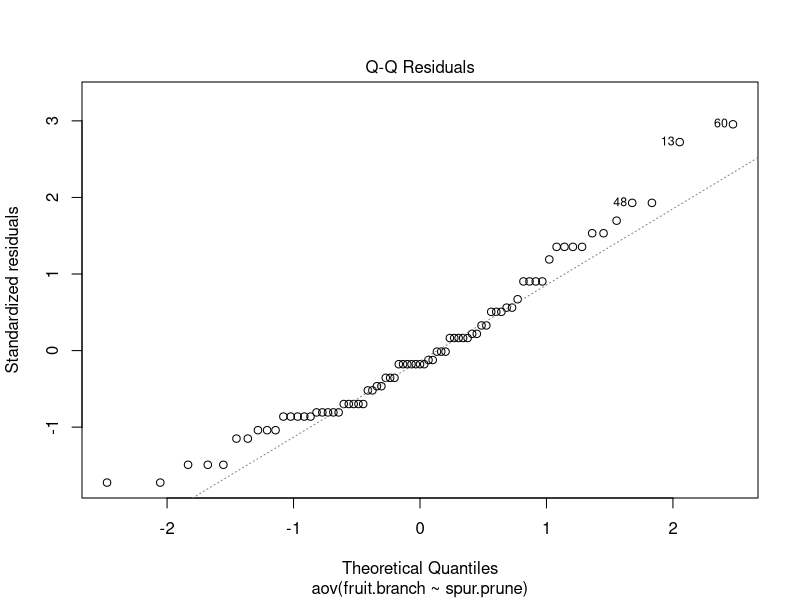
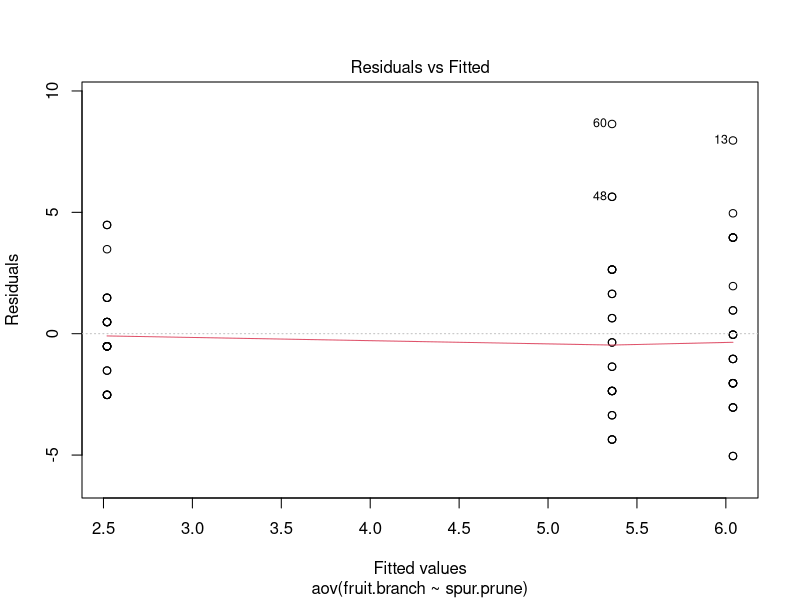
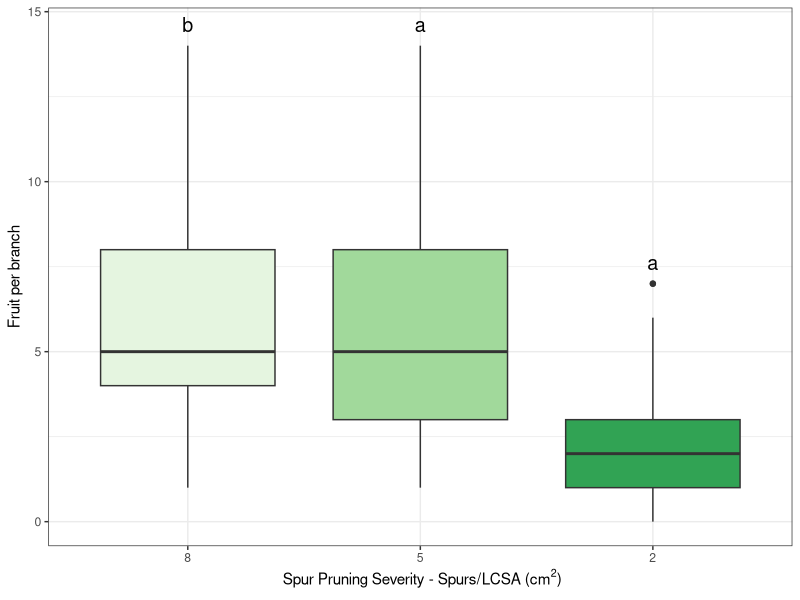
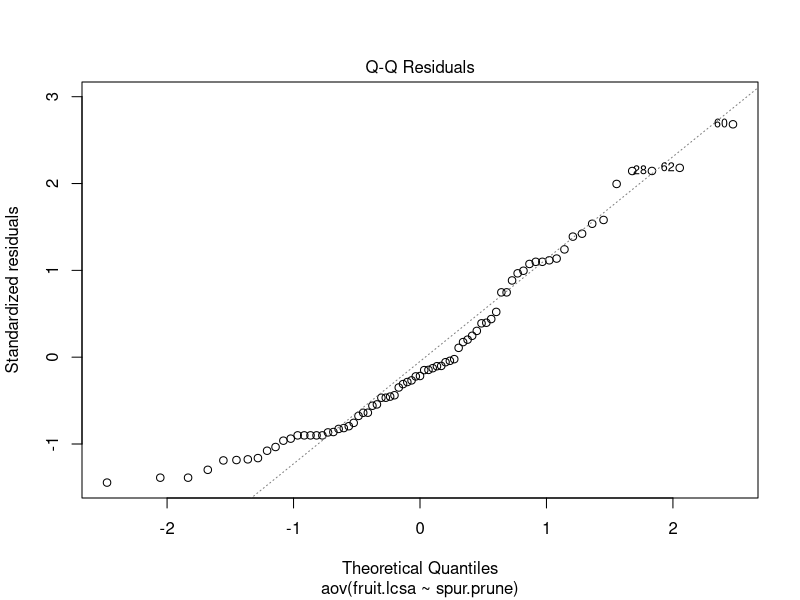
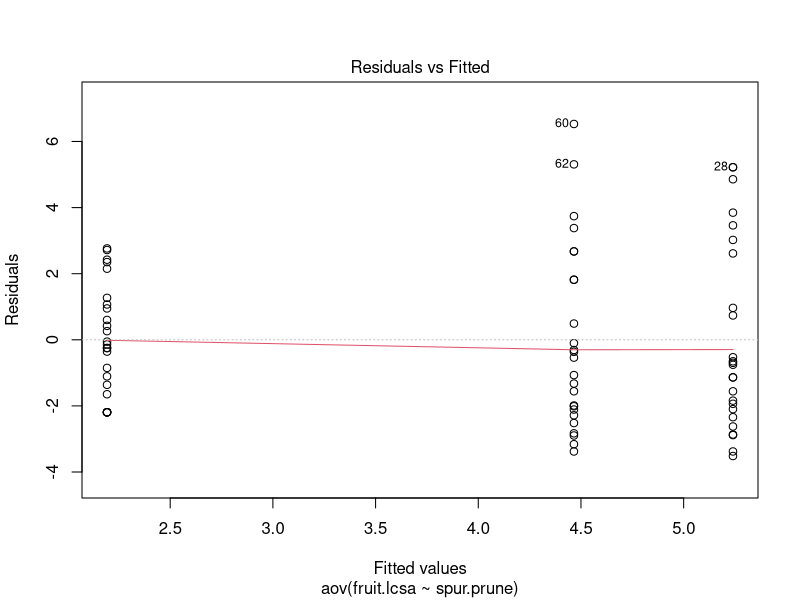
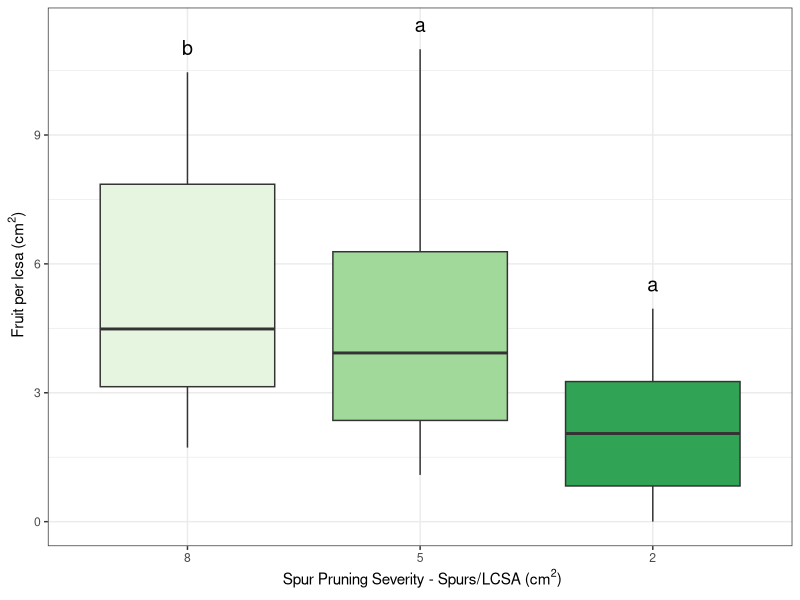

The R script that drew these images, in order:
# Fruit Set Counts
# author: Jimmy Larson
# created: 6.11.20
# last edited: 6.12.20

## packages----
library(tidyverse)
library(ggpubr)
library(car)
## load data----
counts <- read_csv("data/apple_multispec_fruit_counts_6_1_2020.csv")
## select to correct number of spurs per branch----
counts %>%
  mutate(lcsa.cm = (((limb.circ.cm/pi) /2)^2)*pi) %>%
  filter(case_when(spur.prune == 8 & lcsa.cm < .503 ~ spur <= 4,
                   spur.prune == 8 & .503 <= lcsa.cm & lcsa.cm < .785 ~ spur <= 6,
                   spur.prune == 8 & .785 <= lcsa.cm & lcsa.cm < 1.54 ~ spur <= 9,
                   spur.prune == 8 & 1.54 <= lcsa.cm  ~ spur <= 12,
                   spur.prune == 5 & lcsa.cm < .503 ~ spur <= 3,
                   spur.prune == 5 & .503 <= lcsa.cm & lcsa.cm < .785 ~ spur <= 4,
                   spur.prune == 5 & .785 <= lcsa.cm & lcsa.cm < 1.54 ~ spur <= 6,
                   spur.prune == 5 & 1.54 <= lcsa.cm  ~ spur <= 8,
                   spur.prune == 2 & lcsa.cm < .503 ~ spur <= 1,
                   spur.prune == 2 & .503 <= lcsa.cm & lcsa.cm < .785 ~ spur <= 2,
                   spur.prune == 2 & .785 <= lcsa.cm & lcsa.cm < 1.54 ~ spur <= 2,
                   spur.prune == 2 & 1.54 <= lcsa.cm  ~ spur <= 3)) -> counts
## get total branch counts----
counts %>%
  group_by(row, plot, tree, spur.prune, branch, lcsa.cm) %>%
  summarise(fruit.branch = sum(fruit)) -> counts.branch
## analyze and plot total branch numbers----
### anova test
counts.branch.aov <- aov(fruit.branch ~ spur.prune, data = counts.branch)
summary.aov(counts.branch.aov)
#### test normality
plot(counts.branch.aov, 2)
counts.branch.resid <- residuals(object = counts.branch.aov)
shapiro.test(x = counts.branch.resid) # did not solve normality problems
#### test homogeniety of variance
plot(counts.branch.aov, 1)
leveneTest(fruit.branch ~ as.factor(spur.prune), data = counts.branch)
### remove outliers (did not solve normality problems)
#counts.branch.outlier <- counts.branch[-c(13,48, 60),]
### anova test
#counts.branch.aov <- aov(fruit.branch ~ spur.prune, data = counts.branch.outlier)
#summary.aov(counts.branch.aov)
#### test normality
#plot(counts.branch.aov, 2)
#counts.branch.resid <- residuals(object = counts.branch.aov)
#shapiro.test(x = counts.branch.resid)
#### test homogeniety of variance
#plot(counts.branch.aov, 1)
#leveneTest(fruit.branch ~ as.factor(spur.prune), data = counts.branch)
### kruskal wallis test
kruskal.test(fruit.branch ~ spur.prune, data = counts.branch) # p < 0.05
### pairwise test
pairwise.wilcox.test(counts.branch$fruit.branch, counts.branch$spur.prune, p.adjust.method = "BH")
### plot data
counts.branch %>%
  mutate(prune.level = as.factor(spur.prune)) %>%
  group_by(prune.level) %>%
  summarise(max = max(fruit.branch)) %>%
  mutate(sep = c("b", "a", "a"))-> max.fruit
counts.branch %>%
  mutate(prune.level = as.factor(spur.prune)) %>%
  group_by(prune.level) %>%
  ggplot() +
  geom_boxplot(aes(x = prune.level, y = fruit.branch, fill = prune.level)) +
  geom_text(data = max.fruit, aes(x = prune.level, y = max + 0.4, label = sep), vjust=0, color="black",
            position = position_dodge(.9), size= 5,parse = T) +
  scale_fill_brewer(palette = "Greens")+
  labs(x = ~"Spur Pruning Severity - Spurs/LCSA ("*cm^2*")",
       y = "Fruit per branch")+
  theme_bw()+
  theme(legend.position = "none")
## analyze and plot counts/lcsa----
### calculate fruit per lcsa
counts.branch %>%
  mutate(fruit.lcsa = fruit.branch / lcsa.cm) -> counts.lcsa
### build anova
counts.lcsa.aov <- aov(fruit.lcsa ~ spur.prune, data = counts.lcsa)
summary.aov(counts.lcsa.aov)
#### test normality
plot(counts.lcsa.aov, 2)
counts.lcsa.resid <- residuals(object = counts.lcsa.aov)
shapiro.test(x = counts.lcsa.resid)
#### test homogeniety of variance
plot(counts.lcsa.aov, 1)
leveneTest(fruit.lcsa ~ as.factor(spur.prune), data = counts.lcsa)
### kruskal wallis test
kruskal.test(fruit.lcsa ~ spur.prune, data = counts.lcsa) # p < 0.05
### pairwise test
pairwise.wilcox.test(counts.lcsa$fruit.lcsa, counts.lcsa$spur.prune, p.adjust.method = "BH")
### plot data
counts.lcsa %>%
  mutate(prune.level = as.factor(spur.prune)) %>%
  group_by(prune.level) %>%
  summarise(max = max(fruit.lcsa)) %>%
  mutate(sep = c("b", "a", "a"))-> max.lcsa.fruit
counts.lcsa %>%
  mutate(prune.level = as.factor(spur.prune)) %>%
  group_by(prune.level) %>%
  ggplot() +
  geom_boxplot(aes(x = prune.level, y = fruit.lcsa, fill = prune.level)) +
  geom_text(data = max.lcsa.fruit, aes(x = prune.level, y = max + 0.4, label = sep), vjust=0, color="black",
            position = position_dodge(.9), size= 5,parse = T) +
  scale_fill_brewer(palette = "Greens")+
  labs(x = ~"Spur Pruning Severity - Spurs/LCSA ("*cm^2*")",
       y = ~"Fruit per lcsa ("*cm^2*")")+
  theme_bw()+
  theme(legend.position = "none")
